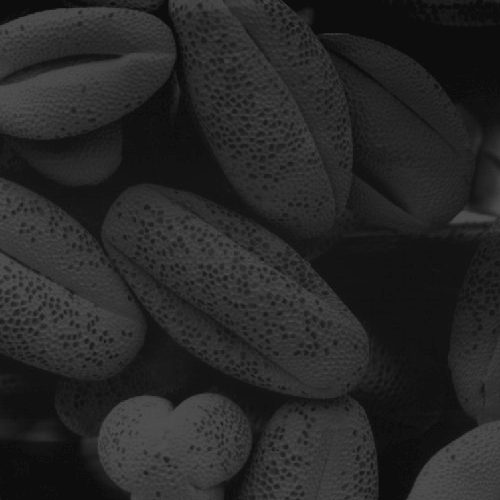
#> input picture shells.tif, 500 x 500 px
$ jupyter execute 'Question 5.ipynb'
#> lines starting #> are read from the running program, lines starting #| are printed output that depends on the picture
[cell 1]
import cv2 as cv
import numpy as np
import matplotlib.pyplot as plt

#Histogram equalization function
def hist_equalization (image):
    hist , bins = np.histogram(image.ravel(),256,[0,256]) #histogram of the image
    cdf = hist.cumsum() #cumulative distribution function

    cdf_m = np.ma.masked_equal(cdf,0) #masking the cdf to ignore the 0 values so that proper scaling is done
    cdf_m = (cdf_m - cdf_m.min())*255/(cdf_m.max()-cdf_m.min()) #scaling the cdf to be in the range [0,255]
    cdf = np.ma.filled(cdf_m,0).astype('uint8') #filling the masked cdf with 0
    image2 = cdf[image] #mapping the image with the cdf

    return image2

#Step 1 : Read the image and plot the histogram and normalized cdf
img = cv.imread('shells.tif',0)
#> img is the input picture: shape (500, 500); min 13, max 83, mean 38.7
hist , bins = np.histogram(img.ravel(),256,[0,256])
#> hist = 256 values, max 17718 at index 13, min 0 at index 0, mean 976.6; bins = 257 values from 0 to 256
cdf = hist.cumsum()
#> cdf = 256 values from 0 to 250000
cdf_normalized = cdf * hist.max()/ cdf.max()
#> cdf_normalized = 256 values from 0 to 17718

fig, ax = plt.subplots(2,2,figsize=(10,5))
ax[0,0].imshow(cv.cvtColor(cv.imread("shells.tif"), cv.COLOR_BGR2RGB))
ax[0,0].set_title("Original Image")
ax[0,1].plot(cdf_normalized, color = 'b') #plotting the normalized cdf
ax[0,1].hist(img.flatten(),256,[0,256], color = 'r')
ax[0,1].set_xlim([0,256])
ax[0,1].legend(('cdf','histogram'), loc = 'upper left')


#Step 2 : Apply the histogram equalization function
img2 = hist_equalization(img)
#> in hist_equalization, `hist , bins = np.histogram(image.ravel(),256,[0,256])`: bins = 257 values from 0 to 256
#> in hist_equalization, `cdf = hist.cumsum()`: cdf = 256 values from 0 to 250000
#> in hist_equalization, `cdf = np.ma.filled(cdf_m,0).astype('uint8')`: cdf = 256 values from 0 to 255
#> in hist_equalization, `image2 = cdf[image]`:
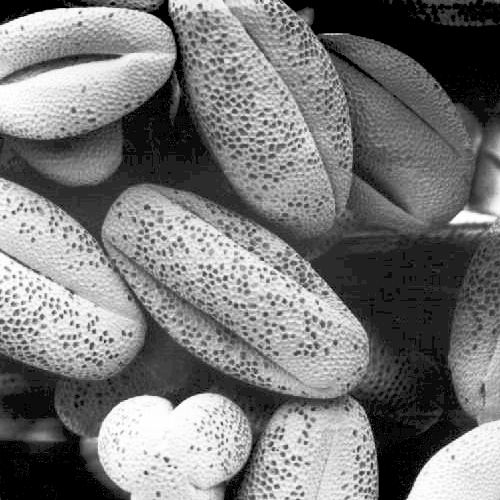
#> image2: shape (500, 500); min 0, max 255, mean 120.9

#Step 3 : Plot the histogram and normalized cdf of the equalized image
hist2 , bins2 = np.histogram(img2.ravel(),256,[0,256]) #histogram of the image
#> hist2 = 256 values, max 18320 at index 0, min 0 at index 1, mean 976.6; bins2 = 257 values from 0 to 256
cdf2 = hist2.cumsum()
#> cdf2 = 256 values from 18320 to 250000
cdf_normalized2 = cdf2 * hist2.max()/ cdf2.max()
#> cdf_normalized2 = 256 values from 1342.5 to 18320

ax[1,0].imshow(cv.cvtColor(img2, cv.COLOR_BGR2RGB))
ax[1,0].set_title("Equalized Image")
ax[1,1].plot(cdf_normalized2, color = 'b') #plotting the normalized cdf
ax[1,1].hist(img2.flatten(),256,[0,256], color = 'r')
ax[1,1].set_xlim([0,256])
ax[1,1].legend(('cdf','histogram'), loc = 'upper left')

plt.tight_layout()
plt.show()
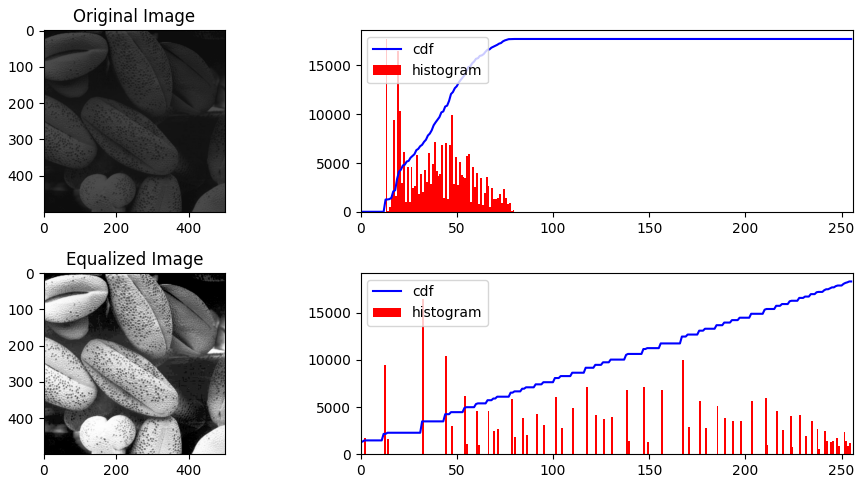
#> figure drawn by matplotlib, 4 panels; panel 2: tallest bar 17718 high, from x = 13 to 14; panel 2: curve peaks at x = 83, y = 17718; panel 4: tallest bar 18320 high, from x = 0 to 1; panel 4: curve peaks at x = 255, y = 18320
